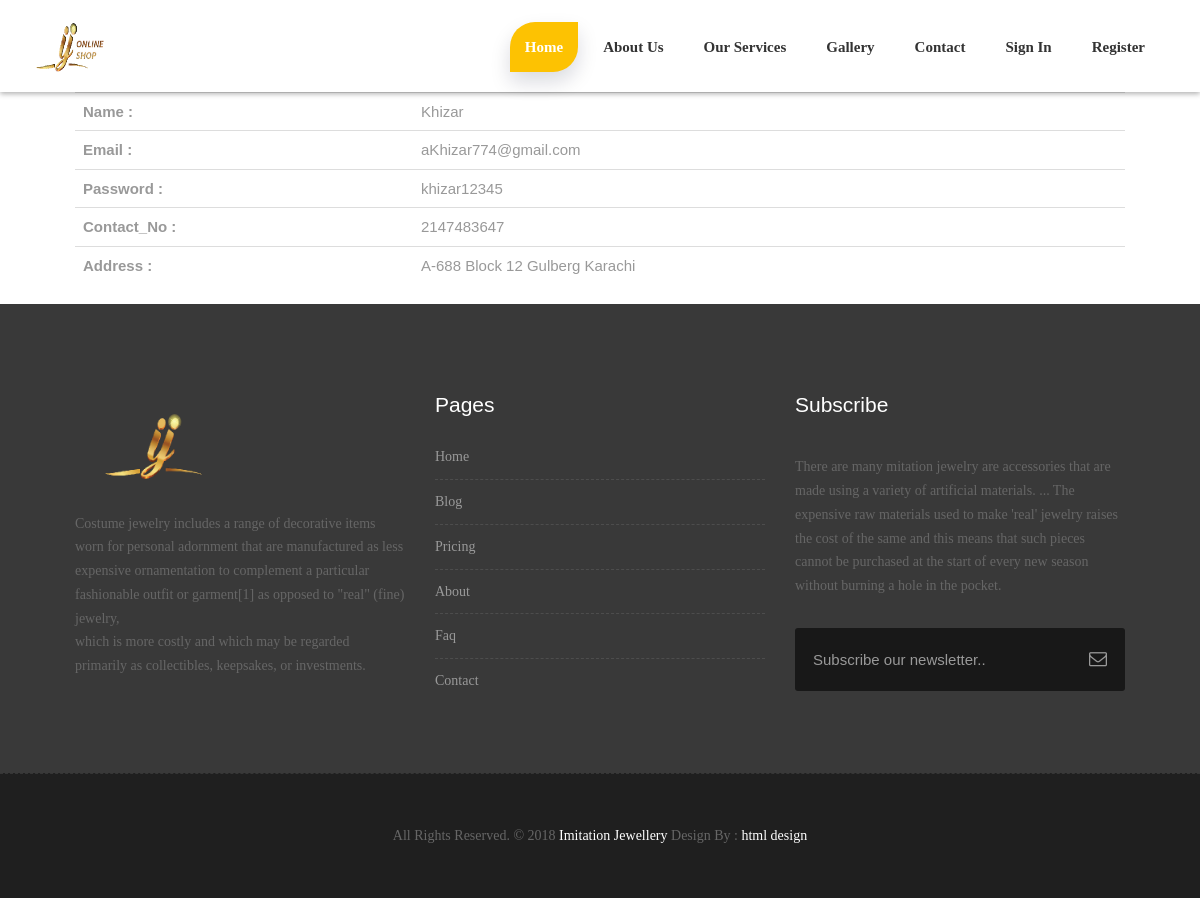
Screenshot of /UserProfile.php?id=1 with the database file from the repository.
### tables this page shows
CREATE TABLE `user` (
  `U_Id` int(11) NOT NULL,
  `U_Name` varchar(255) NOT NULL,
  `U_Email` varchar(255) NOT NULL,
  `U_Password` varchar(255) NOT NULL,
  `Contact_No` int(11) NOT NULL,
  `U_Address` varchar(255) NOT NULL
);

### UserProfile.php (the view)
<?php
include 'navbar.php';
if(isset($_GET['id']))
{
    $id=$_GET['id'];
    include 'connection.php';
    $query="Select * from user where U_Id='$id'";
    $result=mysqli_query($conn,$query);
    $row=mysqli_fetch_row($result);
}
?>
<div class="container">
    <table class="table">
            <tr>
                <th>Name : </th>
                <td><?php echo $row[1]?></td>
            </tr>
            <tr>
                <th>Email : </th>
                <td><?php echo $row[2]?></td>
            </tr>
            <tr>
                <th>Password : </th>
                <td><?php echo $row[3]?></td>
            </tr>
            <tr>
                <th>Contact_No : </th>
                <td><?php echo $row[4]?></td>
            </tr>
            <tr>
                <th>Address : </th>
                <td><?php echo $row[5]?></td>
            </tr>
    </table>
</div>
<?php
include 'footer.php';
?>

### style.css (style rules this page uses)
body { color: #999; font-size: 15px; font-family: 'Raleway', sans-serif; line-height: 1.80857; }
:root { --pricingTable-yellow: #fdc202; --pricingTable-purple: #fdc202; --pricingTable-blue: #fdc202; }

### css/responsive.css (style rules this page uses)
@media (max-width: 1200px) { .container { width: 90%; } }

### css/main.css (style rules this page uses)
* { margin: 0px; padding: 0px; box-sizing: border-box; }
body, html { height: 100%; font-family: Raleway-Regular, sans-serif; }

### rows the page displays
user: U_Name "Khizar", U_Email "aKhizar774@gmail.com", U_Password "khizar12345", Contact_No "2147483647", U_Address "A-688 Block 12 Gulberg Karachi"
